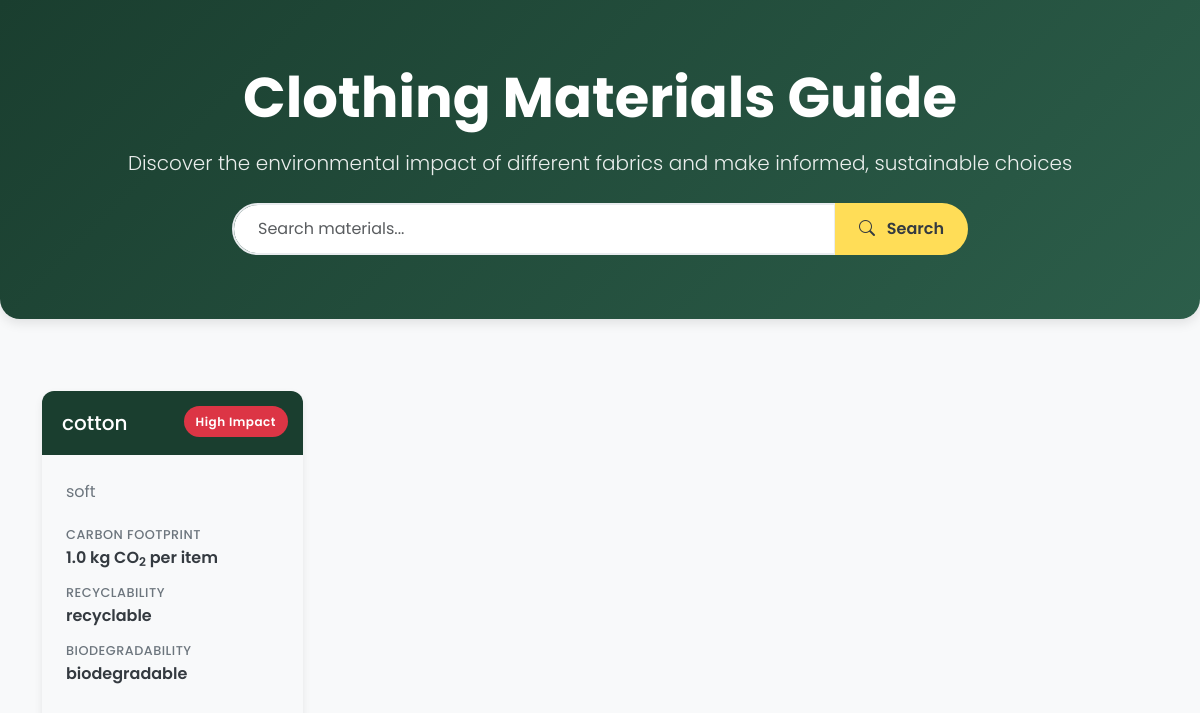
The page /materials-info on the database as committed earlier.
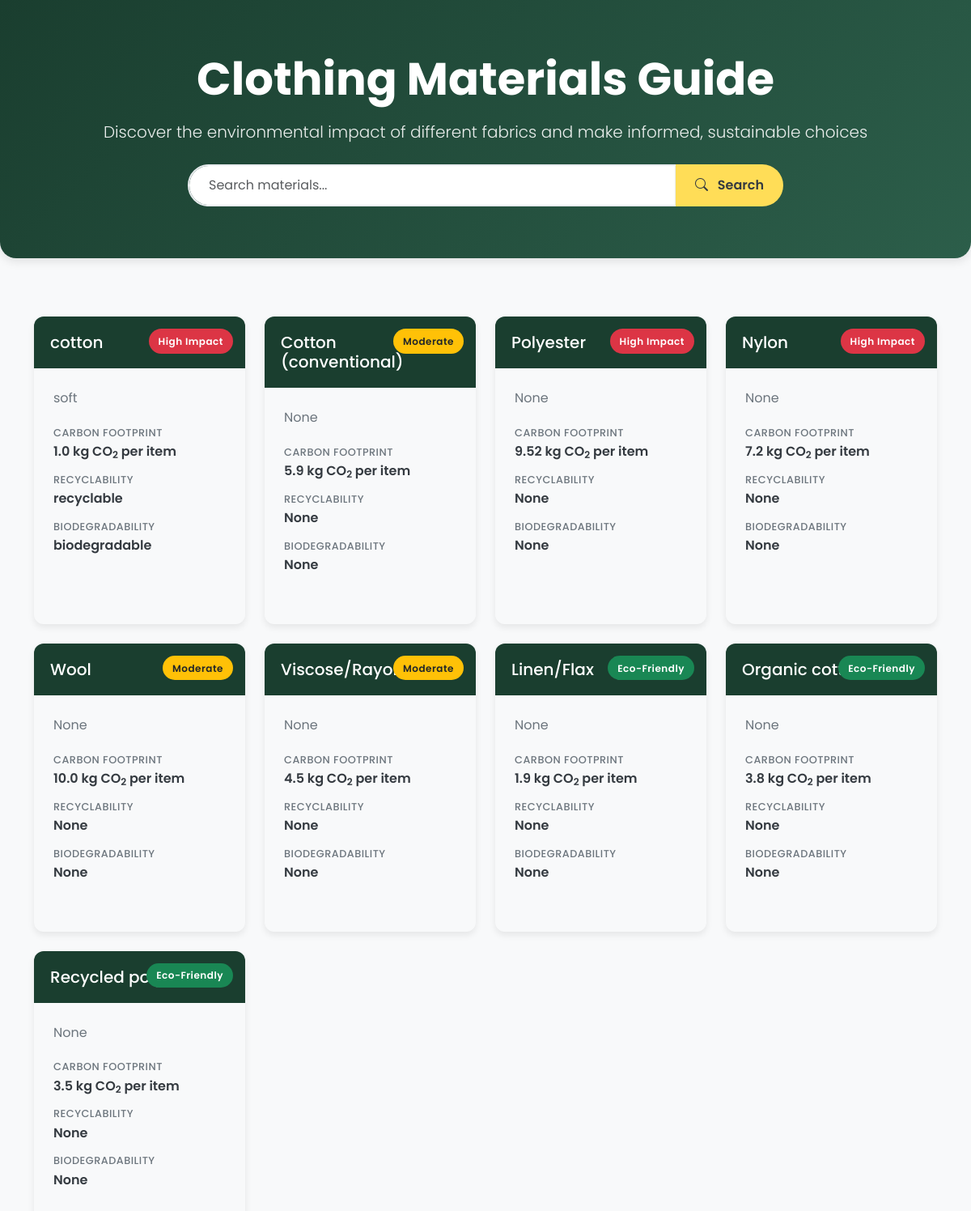
The same page on the database as committed later.
### tables this page shows
CREATE TABLE materials (
                id INTEGER PRIMARY KEY AUTOINCREMENT,
                material TEXT NOT NULL,
                description TEXT,
                material_footprint REAL DEFAULT 1.0,
                             biodegradability TEXT,
                             recyclability TEXT,
                             eco_rating TEXT CHECK(eco_rating IN ('Eco-Friendly', 'Moderate', 'High Impact'))


                     
            );

### app.py (the view)
@app.route('/materials-info')
def materials_info():
    conn = get_db_connection()
    cursor = conn.cursor()
    cursor.execute("SELECT id, material, description, material_footprint, biodegradability, recyclability, eco_rating FROM materials")
    materials = cursor.fetchall()
    conn.close()
    materials_list = [dict(row) for row in materials]
    return render_template('materials_info.html', materials=materials_list)

### app.py (called while the page is built, shortened)
def get_db_connection():
    db_path = 'carbon_footprint_db.db'
    conn = sqlite3.connect(db_path)
    conn.row_factory = sqlite3.Row  # Enables column access by name
    return conn

def get_eco_badge_class(rating):
    if rating == 'Eco-Friendly':
        return 'bg-success'
    elif rating == 'Moderate':
        return 'bg-warning text-dark'
    elif rating == 'High Impact':
        return 'bg-danger'
    return 'bg-secondary'

### templates/materials_info.html (shortened to what this page needs)
<!DOCTYPE html>
<html lang="en">
<head>
    <link href="https://cdn.jsdelivr.net/npm/bootstrap@5.3.0/dist/css/bootstrap.min.css" rel="stylesheet">
    <link rel="stylesheet" href="https://cdn.jsdelivr.net/npm/bootstrap-icons@1.10.0/font/bootstrap-icons.css">
</head>
<body>
    <section class="hero-section">
        <div class="container">
            <div class="text-center">
                <h1 class="page-title display-4 mb-3">Clothing Materials Guide</h1>
                <p class="page-subtitle lead">
                    Discover the environmental impact of different fabrics and make informed, sustainable choices
                </p>
                <div class="row justify-content-center mt-4">
                    <div class="col-lg-8">
                        <div class="input-group">
                            <input type="text" class="form-control search-input" placeholder="Search materials..." id="searchInput">
                            <button class="btn search-btn" type="button" id="searchButton">
                                <i class="bi bi-search me-2"></i> Search
                            </button>
                        </div>
                    </div>
                </div>
            </div>
        </div>
    </section>
    <div class="container py-4">
        <div class="row g-4" id="materialsContainer">
            {% for material in materials %}
            <div class="col-md-6 col-lg-4 col-xl-3">
                <div class="material-card">
                    <div class="material-header">
                        <h3 class="h5 mb-0">{{ material['material'] }}</h3>
                        <span class="eco-badge {{ get_eco_badge_class(material['eco_rating']) }}">
                            {{ material['eco_rating'] }}
                        </span>
                    </div>
                    <div class="card-body">
                        <p class="card-text">{{ material['description'] }}</p>
                        <div class="material-property">
                            <div class="property-label">Carbon Footprint</div>
                            <div class="property-value">
                                {{ material['material_footprint'] }} kg CO<sub>2</sub> per item
                            </div>
                        </div>
                        <div class="material-property">
                            <div class="property-label">Recyclability</div>
                            <div class="property-value">{{ material['recyclability'] }}</div>
                        </div>
                        <div class="material-property">
                            <div class="property-label">Biodegradability</div>
                            <div class="property-value">{{ material['biodegradability'] }}</div>
                        </div>
                    </div>
                </div>
            </div>
            {% endfor %}
        </div>
    </div>
</body>
</html>

### templates/materials_info.html (style rules this page uses)
:root { --primary: #1a3e2f; --primary-light: #2c5e4a; --accent: #ffdd57; --light-bg: #f8f9fa; --text-dark: #343a40; --text-light: #6c757d; }
body { font-family: 'Poppins', sans-serif; background-color: var(--light-bg); color: var(--text-dark); line-height: 1.6; }
.hero-section { background: linear-gradient(135deg, var(--primary) 0%, var(--primary-light) 100%); color: white; padding: 4rem 0; margin-bottom: 3rem; border-radius: 0 0 20px 20px; box-shadow: 0 4px 12px rgba(0,0,0,0.1); }
.material-card { transition: all 0.3s cubic-bezier(0.25, 0.8, 0.25, 1); border-radius: 12px; overflow: hidden; box-shadow: 0 4px 8px rgba(0,0,0,0.08); border: none; margin-bottom: 1.5rem; height: 100%; }
.material-header { background-color: var(--primary); color: white; padding: 1.25rem; position: relative; }
.eco-badge { position: absolute; top: 15px; right: 15px; font-size: 0.75rem; font-weight: 600; letter-spacing: 0.5px; padding: 0.35rem 0.75rem; border-radius: 50px; }
.card-body { padding: 1.5rem; }
.card-text { color: var(--text-light); margin-bottom: 1.25rem; }
.material-property { margin-bottom: 0.75rem; }
.property-label { font-size: 0.8rem; color: var(--text-light); text-transform: uppercase; letter-spacing: 0.5px; font-weight: 500; }
.property-value { font-weight: 600; color: var(--text-dark); }
.search-input { border-radius: 50px; padding: 0.75rem 1.5rem; border: 2px solid #e9ecef; }
.search-btn { border-radius: 50px; padding: 0.75rem 1.5rem; background-color: var(--accent); color: var(--text-dark); font-weight: 600; border: none; }
.page-title { font-weight: 700; margin-bottom: 0.5rem; }
.page-subtitle { font-weight: 300; opacity: 0.9; }

Rows that differ between the two databases and show on the page:
added materials: material "Cotton (conventional)", eco_rating "Moderate", description "None", material_footprint "5.9", recyclability "None", biodegradability "None"
added materials: material "Polyester", eco_rating "High Impact", description "None", material_footprint "9.52", recyclability "None", biodegradability "None"
added materials: material "Nylon", eco_rating "High Impact", description "None", material_footprint "7.2", recyclability "None", biodegradability "None"
added materials: material "Wool", eco_rating "Moderate", description "None", material_footprint "10.0", recyclability "None", biodegradability "None"
added materials: material "Viscose/Rayon", eco_rating "Moderate", description "None", material_footprint "4.5", recyclability "None", biodegradability "None"
added materials: material "Linen/Flax", eco_rating "Eco-Friendly", description "None", material_footprint "1.9", recyclability "None", biodegradability "None"
added materials: material "Organic cotton", eco_rating "Eco-Friendly", description "None", material_footprint "3.8", recyclability "None", biodegradability "None"
added materials: material "Recycled polyester", eco_rating "Eco-Friendly", description "None", material_footprint "3.5", recyclability "None", biodegradability "None"
